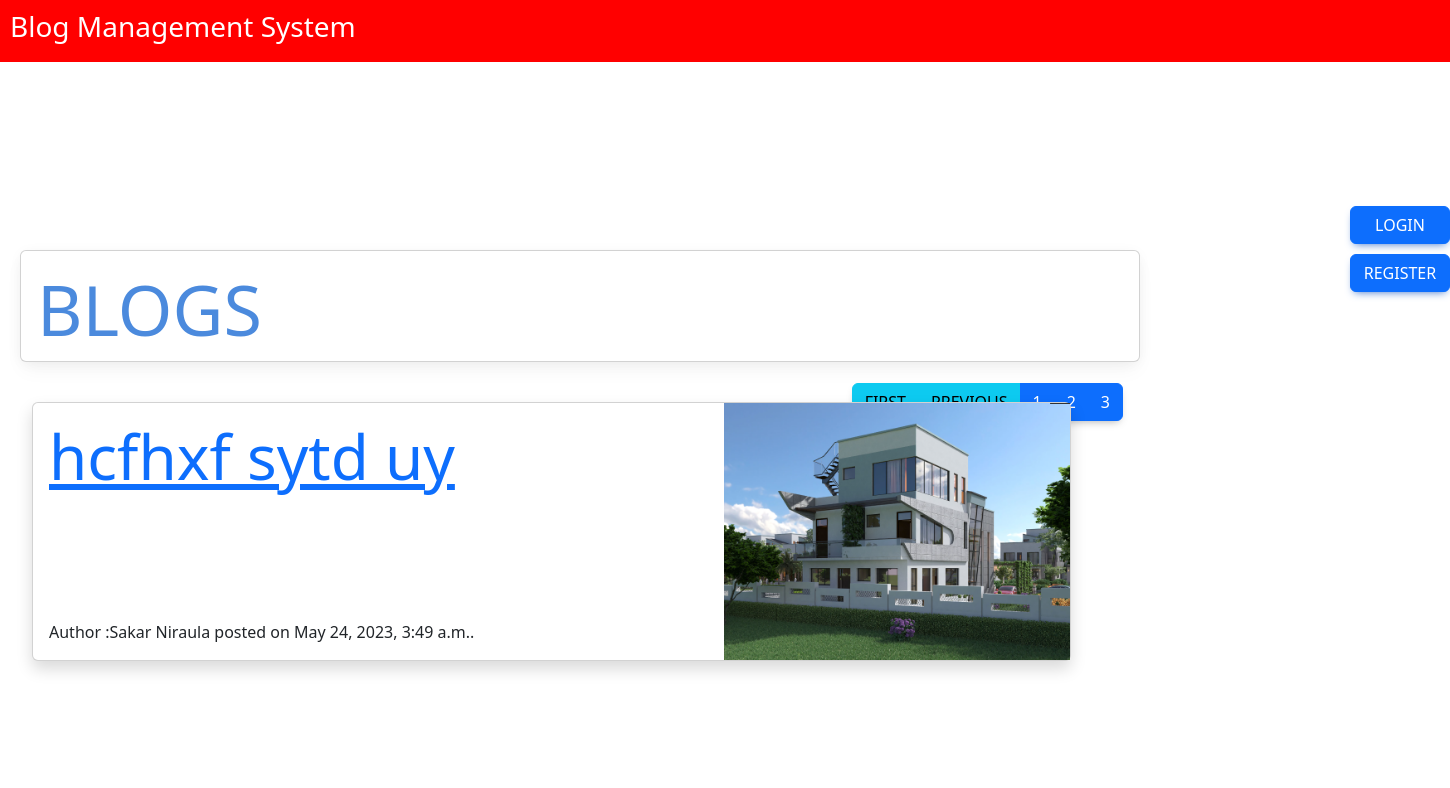
/?page=3, run on an earlier commit of the app's database.
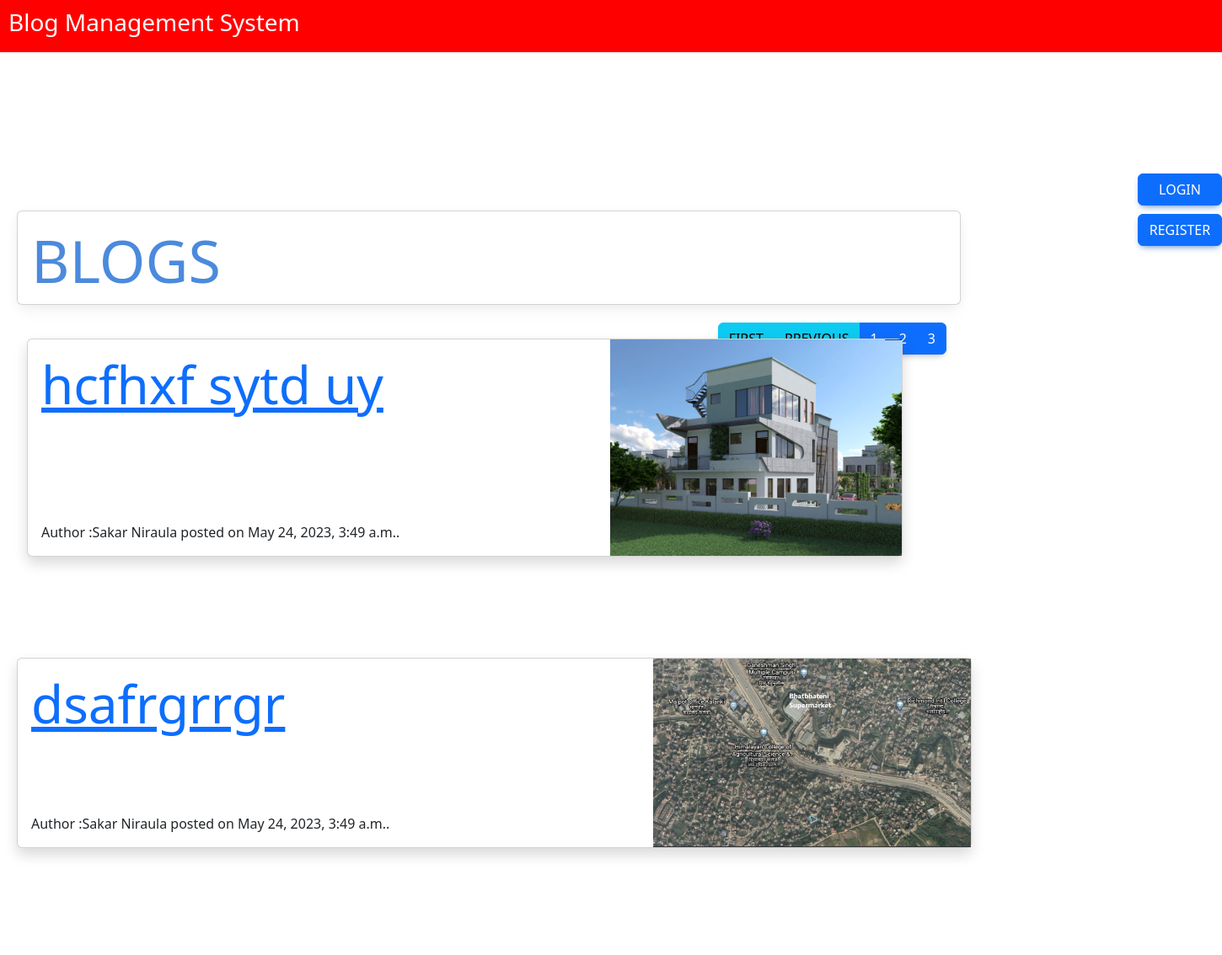
And on a later commit of the database.
### blogapp/models.py (models this page shows, shortened)
class Blogmodels(models.Model):
    blog_title = models.CharField(max_length=50, unique=True )
    blog_description = RichTextUploadingField()
    user = models.ForeignKey(User, on_delete=models.CASCADE, default=None, null=True)
    created_at = models.DateTimeField(auto_now_add=True)
    image = models.ImageField(upload_to='blog_images', blank=True, null=True)
    slug = AutoSlugField(populate_from="blog_title", unique=True , null= True, default=None)

### blogapp/views.py (the view)
# urls.py: path("", Homepage.as_view(), name="home"),
class Homepage(View):
    def get(self, request):
        obj = Blogmodels.objects.all()
        paginator = Paginator(obj,2)
        page_number = request.GET.get('page')
        page_obj = paginator.get_page(page_number)
        context = {
        "obj":obj,
        "page_obj": page_obj
        }
        return render(request, "base/home.html", context)

### blogapp/templates/base/home.html (shortened to what this page needs)
{% extends 'base/uuubase.html' %}
{% block content %}
{% load static %}
{% if user.is_authenticated %}
<form action="{% url 'logout' %}" method="post">
    {% csrf_token %}
    <button type="submit" class="btn btn-primary mt-4 right">logout</button>
{% else %}
    <a href="{% url 'login' %}" class="btn btn-primary mt-4 right">LOGIN</a><br><br>
    <a href="{% url 'signup' %}" class="btn btn-primary mt-4 right">Register</a>
    </div>
{% endif %}
<div class="card-container">
    <div class="center">
        <div class="card" style="width: 70rem; height: 7rem;">
            <div class="main">
                <div class=" card-body">
                    <h1>BLOGS</h1><br>
                    <div class="d-flex  justify-content-end ">
                        <div class="btn-group" role="group" aria-label="Basic example">
                            {% if page_obj.has_previous %}
                            <a class="flex-item btn btn-info" href="?page=1">first</a>
                            <a class="flex-item btn btn-info"
                                href="?page={{ page_obj.previous_page_number }}">previous</a>
                            {% endif %}
                            <a class="flex-item btn btn-primary" href="?page=1">1</a>
                            <a class="flex-item btn btn-primary " href="?page=2">2</a>
                            <a class="flex-item btn btn-primary " href="?page=3">3</a>
                        </div>
                    </div>
                </div>
            </div>
        </div>
    </div>
</div>
<body>
    <div class="container-fluid ">
    <div class="d-flex flex-wrap justify-content-start">
        {% for blog in page_obj %}
         <div class="clearfix">
            <div class="center">
                <div class="card shadow col-48 col-md-12 col-lg-8 mb-8">
                    <div class="row g-0">
                        <div class="col-md-8">
                            <div class="card-body d-flex flex-column h-100">
                                <h5 class="card-title custom-card-title">
                                    <a href="{% url 'blogdetail' blog.slug %}">{{blog.blog_title}}</a>
                                </h5>
                                <div class="mt-auto">
                                    <p class="card-text">Author :{{blog.user.first_name}} {{blog.user.last_name}}
                                        posted
                                        on
                                        {{blog.user.date_joined}}.</p>
                                </div>
                            </div>
                        </div>
                        <div class="col-md-4">
                            <img src="{{ blog.image.url }}" class="card-img-right" alt="..."
                                style="width: 100%; height: 100%;">
                        </div>
                    </div>
                </div>
            </div>
        </div>
    </div>
    </div>
    {% endfor%}
    <br><br>
</body>
{% endblock content%}

### blogapp/templates/base/uuubase.html (shortened to what this page needs)
<!doctype html>
<html lang="en">
    {% load static %}
<head>
    <link href="https://cdnjs.cloudflare.com/ajax/libs/mdb-ui-kit/6.3.0/mdb.min.css" rel="stylesheet" />
    <link rel="stylesheet" href="https://cdn.datatables.net/1.13.4/css/jquery.dataTables.min.css" />
    <link href="https://cdn.jsdelivr.net/npm/bootstrap@5.3.0/dist/css/bootstrap.min.css" rel="stylesheet">
</head>
<body>
    <div class="main-wrapper">
        <div class="header">
            <div class="page-title-box">
                <h3>Blog Management System</h3>
            </div><br><br>
        </div>
        <br><br> <br>
        {% block content %}
        {% endblock content %}
</body>
</html>

### blogapp/templates/base/home.html (style rules this page uses)
.clearfix::after { content: ""; clear: both; display: table; }
.card-container { display: flex; justify-content: space-between; }
.center { margin: auto; width: 120%; padding: 20px; }
.d-flex { gap: 20px; }
.right { position: absolute; right: 0px; width: 100px; }
.custom-card-title { font-size: 62px; }
h1 { font-size: 70px; color: #4b8add; }
.main { text-align: justify; }
.page-title-box { background:red; padding:10px; color:white; }

What changed in the data, as far as the page shows it:
added Blogmodels: blog_title "dsafrgrrgr", user.first_name "Sakar", user.last_name "Niraula", user.date_joined "May 24, 2023, 3:49 a.m.", image (picture)
